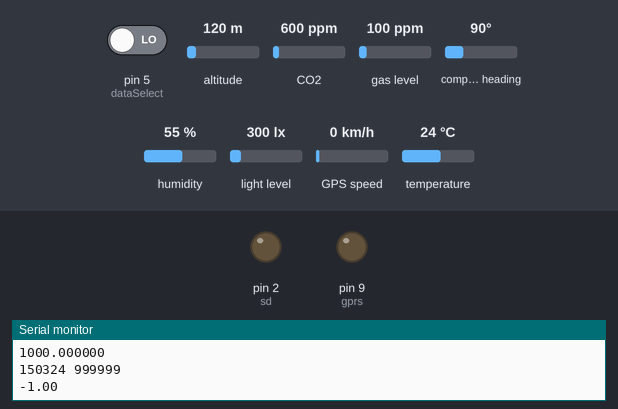
A sketch run on a simulated Arduino Uno, built with avr-gcc and run on an emulated ATmega328P. Shown: output pins drawn as LEDs (lit = HIGH), the last lines printed to the serial monitor. Inputs (shaded band) come from the test bench; at power-on: pin 5 (dataSelect) LOW, altitude 120 m, CO2 600 ppm, gas level 100 ppm, compass heading 90°, humidity 55 %, light level 300 lx, GPS speed 0 km/h, temperature 24 °C. Storage starts empty; the GPS gets a fix after 3 s at 37.7749, -122.4194 with 8 satellites; the modem accepts every AT command (registered, SIM ready, sends succeed) and sends nothing else.

Above: at 1.2 s.
1.3 s: pin 5 (dataSelect) driven HIGH
At 10.3 s:
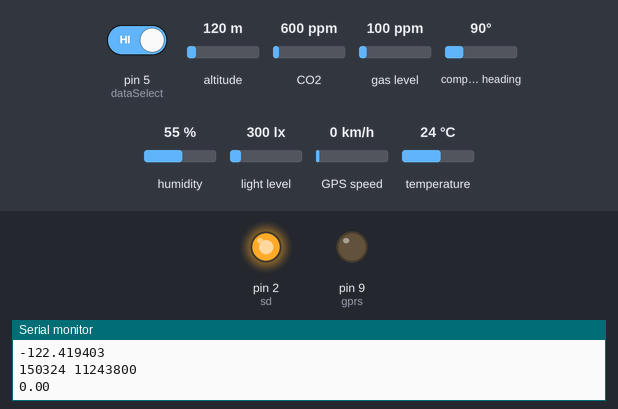
10.8 s: pin 5 (dataSelect) driven LOW
At 19.3 s:
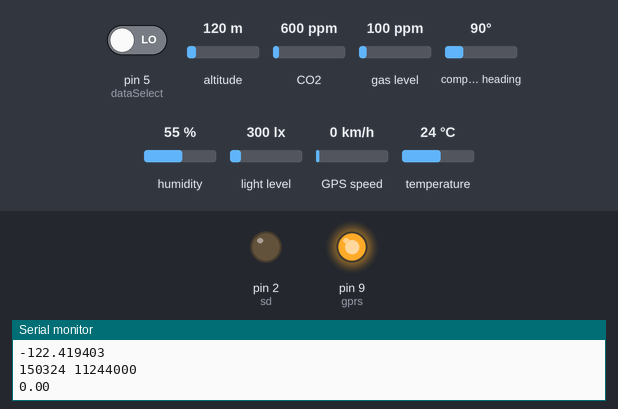
Timing chart, 0 to 20.8 s (numbered marks = the images above; inputs shaded):
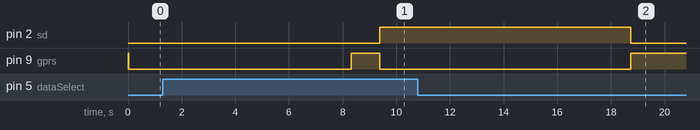

The sketch:

Luchtkwaliteit_Arduino_V5.ino
```cpp
// Bibliotheken
#include <SD.h>
#include <SPI.h>
#include <Wire.h>
#include "dht.h"
#include <TinyGPS.h>
#include <BH1750FVI.h>
#include <SoftwareSerial.h>
#include <SparkFunCCS811.h>

// Constanten definieren
#define sd 2
#define gprs 9
#define dht_pin 6
#define dataSelect 5
#define baudRate 9600
#define chipSelect 10
#define CCS811_ADDR 0x5B //standaard I²C adres

// Instanties aanmaken van bibliotheken
dht DHT;
TinyGPS gps;
File userFile;
File dataFile;
CCS811 ccs(CCS811_ADDR);
SoftwareSerial gsm(7, 8);
SoftwareSerial gpsSerial(4, 3);
BH1750FVI LichtSensor(BH1750FVI::k_DevModeContLowRes);

// Globale variabelen
int CO2;
int lichtsterkte;
String userName;
byte temperatuur;
byte vochtigheid;
float fmps;
float flat, flon;
unsigned long date, time, start;

void setup() {

  // Led en schakelaar pin instellen
  pinMode(dataSelect, INPUT);
  pinMode(sd, OUTPUT);
  pinMode(gprs, OUTPUT);
  digitalWrite(gprs, HIGH);
  digitalWrite(sd, HIGH);

  // Communicaties starten
  Wire.begin();
  Serial.begin(baudRate);
  gsm.begin(baudRate);
  gpsSerial.begin(baudRate);

  digitalWrite(gprs, LOW);
  digitalWrite(sd, HIGH);

  // Sensors initialiseren
  LichtSensor.begin();
  ccs.begin();

  digitalWrite(gprs, HIGH);
  digitalWrite(sd, LOW);

  // Sd kaart starten
  SD.begin(chipSelect);
  userFile = SD.open("user.txt", FILE_READ);
  userName = userFile.readString();
  userFile.close();
  Serial.println(userName);

  digitalWrite(gprs, LOW);
  digitalWrite(sd, LOW);
}

void loop() {

  GpsData();
  I2cData();
  DHT11();
  DataSerial();

  if (digitalRead(dataSelect) == 1)
  {
    DataSD();
    digitalWrite(gprs, LOW);
    digitalWrite(sd, HIGH);
  }
  else if (digitalRead(dataSelect) == 0)
  {
    // De gsm module opstarten en configureren
    InitGsm();
    digitalWrite(gprs, HIGH);
    digitalWrite(sd, LOW);
  }
}

void DataSerial() {
  //print temperatuur
  Serial.print(temperatuur);
  Serial.println("C  ");
  //print vochtigheid
  Serial.print(vochtigheid);
  Serial.println("%");
  //print lichtsterkte
  Serial.println(lichtsterkte);
  Serial.println(CO2);
  //print breedtegraad
  Serial.println(flat, 6);
  //print lengtegraad
  Serial.println(flon, 6);
  //print datetime
  Serial.print(date);
  Serial.print(" ");
  Serial.println(time + 1000000);
  //print snelheid
  Serial.println(fmps);
  Serial.println();
}

void DataGPRS()
{
  gsm.print("@");
  gsm.print(vochtigheid);
  gsm.print("&");
  gsm.print(temperatuur);
  gsm.print("&");
  gsm.print(lichtsterkte);
  gsm.print("&");
  gsm.print(CO2);
  gsm.print("&");
  gsm.print(flat, 6);
  gsm.print("&");
  gsm.print(flon, 6);
  gsm.print("&");
  gsm.print(date);
  gsm.print(" ");
  gsm.print(time + 1000000);
  gsm.print("&");
  gsm.print(userName);
  gsm.println("$");
  gsm.write(0x1A);
  delay(7000);
}

void DataSD()
{
  SD.begin(chipSelect);
  // Databestand openen
  dataFile = SD.open("datalog.txt", FILE_WRITE);

  // Kijken of bestand bestaat
  if (dataFile) {
    dataFile.print(vochtigheid);
    dataFile.print("&");
    dataFile.print(temperatuur);
    dataFile.print("&");
    dataFile.print(lichtsterkte);
    dataFile.print("&");
    dataFile.print(CO2);
    dataFile.print("&");
    dataFile.print(flat, 6);
    dataFile.print("&");
    dataFile.print(flon, 6);
    dataFile.print("&");
    dataFile.print(date);
    dataFile.print(" ");
    dataFile.print(time + 1000000);
    dataFile.print("&");
    dataFile.print(userName);
    dataFile.close();
  }

  // Als het bestand niet aanwezig is:
  else {
    Serial.println("Error opening datalog.txt");
    while (!SD.open("datalog.txt", FILE_WRITE) && digitalRead(dataSelect) == 1) {
      BlinkLeds();
    }
  }
}

// Lees alle data van de gps
void GpsData()
{
  start = millis();
  do
  {
    while (gpsSerial.available())
      gps.encode(gpsSerial.read());
  } while (millis() - start < 1000);

  gps.f_get_position(&flat, &flon);
  gps.get_datetime(&date, &time);
  fmps = gps.f_speed_mps();
}

// Lees alle data van de I2c bus
void I2cData()
{
  // Wacht tot er databeschikbaar is
  while (!ccs.dataAvailable()) {  }
  // Laat ccs CO2 waarde berekenen
  ccs.readAlgorithmResults();
  // Vraag CO2 waarde op
  CO2 = ccs.getCO2();
  // Leest de resulaten van de sensor in
  lichtsterkte = LichtSensor.GetLightIntensity();
}

// Lees alle data van de dht
void DHT11()
{
  DHT.read11(dht_pin);
  temperatuur = DHT.temperature;
  vochtigheid = DHT.humidity;
}

// Init gsm module
void InitGsm()
{
  gsm.println("AT+CIPSHUT");                      // Zorgt ervoor dat mogelijke gemaakte verbindingen verbroken zijn
  WaitSim();

  gsm.println("AT+CIPMUX=0");                     // Command dat er voor zorgt dat er 1 IP aan de SIM900 wordt toegewezen
  WaitSim();                                      // Wacht 2 seconden om de command door te voeren

  gsm.println("AT+CGATT=1");                     // Controleert of er een internetverbinding tot stand is gebracht
  WaitSim();                                     // Wacht 1 seconde

  //gsm.println("AT+CSTT=\"web.be\",\"web\",\"web\""); //sim Arthur
  gsm.println("AT+CSTT=\"mworld.be\",\"\",\"\"");// acces point name instellen om toegang te krijgen tot het mobiele netwerk van de provider
  WaitSim();                                    // wacht 5 seconden om de instelling door te voeren naar de SIM900

  gsm.println();                                 // Print een lege lijn naar de SIM900
  gsm.println("AT+CIICR");                       // Checkt of er krediet of een dataplan op de SIM kaart staat
  WaitSim();                                    // wacht 6 seconden om de command door te voeren

  gsm.println("AT+CIFSR");                       // Command om het IP adress van de SIM900 te verkrijgen
  WaitSim();                                    // Wacht 2 seconden om command door te voeren

  gsm.println("AT+CIPSTART=\"TCP\",\"luchtkwaliteit.ddns.net\",\"350\"");   // Maakt verbinding met de server met publieke Ruben IP: 84.197.109.181 Arthur: luchtkwaliteit.ddns.net aan poort 350.
  WaitSim();                                   // Wacht 5 seconden om de verbinding te maken

  gsm.println("AT+CIPSEND");                    // Deze command wordt gebruikt om de data naar de server te sturen
  WaitSim();                                    // Wacht 2 seconden om de command door te voeren

  DataGPRS();
  WaitSim();                                   // Wacht 3 seconden
  gsm.println("AT+CIPCLOSE");                   // Communicatie wordt gesloten na het verzenden van de data

  gsm.println("AT+CIPSHUT");                    // Zorgt ervoor dat de connectie met de server zeker gesloten wordt.
  WaitSim();                                   // Wacht 1 seconde
}

void WaitSim() {
  while (gsm.available() != 0) {
    gsm.read();
  }
}
// Blink leds
void BlinkLeds() {
  digitalWrite(sd, HIGH);
  digitalWrite(gprs, HIGH);
  delay(250);
  digitalWrite(sd, LOW);
  digitalWrite(gprs, LOW);
  delay(250);
}
```

Measured:
- after the input at 1.3 s, pin 2 (sd): LOW → HIGH after 8.1 s
- after the input at 10.8 s, pin 2 (sd): HIGH → LOW after 7.9 s; pin 9 (gprs): LOW → HIGH after 7.9 s
